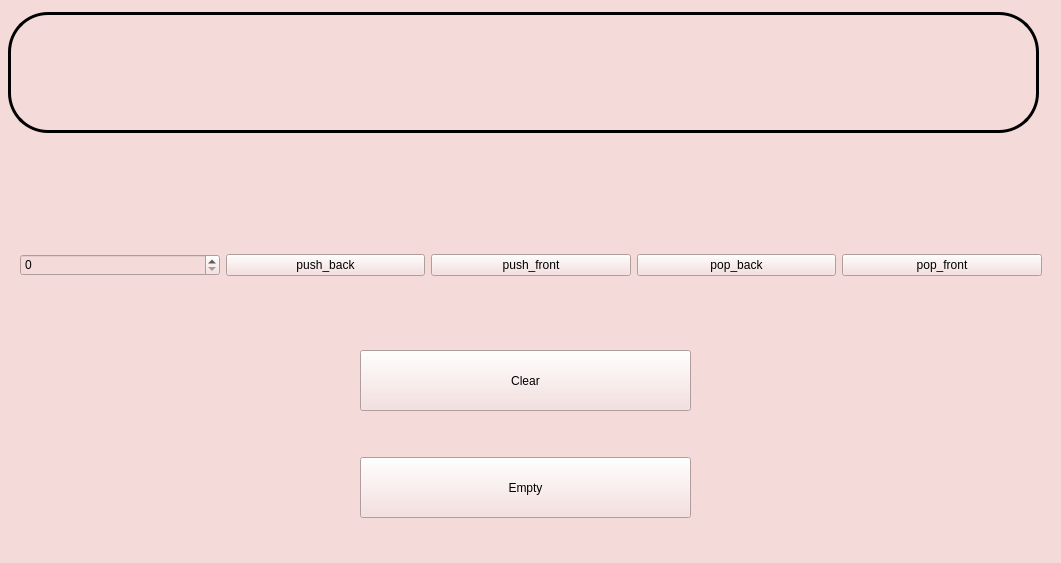
<?xml version="1.0" encoding="UTF-8"?>
<ui version="4.0">
 <class>MainWindow</class>
 <widget class="QMainWindow" name="MainWindow">
  <property name="geometry">
   <rect>
    <x>0</x>
    <y>0</y>
    <width>1061</width>
    <height>563</height>
   </rect>
  </property>
  <property name="windowTitle">
   <string>MainWindow</string>
  </property>
  <property name="styleSheet">
   <string notr="true">font: 300 italic 17pt &quot;Ubuntu&quot;;
background-color: rgb(245, 218, 218);
color: rgb(0, 0, 0);</string>
  </property>
  <widget class="QWidget" name="centralwidget">
   <widget class="QLabel" name="ln_ans">
    <property name="geometry">
     <rect>
      <x>8</x>
      <y>12</y>
      <width>1031</width>
      <height>121</height>
     </rect>
    </property>
    <property name="styleSheet">
     <string notr="true">border: 3px solid black;
border-radius: 40px;</string>
    </property>
    <property name="text">
     <string/>
    </property>
   </widget>
   <widget class="QWidget" name="layoutWidget">
    <property name="geometry">
     <rect>
      <x>20</x>
      <y>230</y>
      <width>1022</width>
      <height>71</height>
     </rect>
    </property>
    <layout class="QHBoxLayout" name="horizontalLayout">
     <item>
      <widget class="QSpinBox" name="spb_val"/>
     </item>
     <item>
      <widget class="QPushButton" name="bnt_push_back">
       <property name="text">
        <string>push_back</string>
       </property>
      </widget>
     </item>
     <item>
      <widget class="QPushButton" name="bnt_push_front">
       <property name="text">
        <string>push_front</string>
       </property>
      </widget>
     </item>
     <item>
      <widget class="QPushButton" name="bnt_pop_back">
       <property name="text">
        <string>pop_back</string>
       </property>
      </widget>
     </item>
     <item>
      <widget class="QPushButton" name="bnt_pop_front">
       <property name="text">
        <string>pop_front</string>
       </property>
      </widget>
     </item>
    </layout>
   </widget>
   <widget class="QPushButton" name="pushButton">
    <property name="geometry">
     <rect>
      <x>360</x>
      <y>457</y>
      <width>331</width>
      <height>61</height>
     </rect>
    </property>
    <property name="text">
     <string>Empty</string>
    </property>
   </widget>
   <widget class="QPushButton" name="pushButton_2">
    <property name="geometry">
     <rect>
      <x>360</x>
      <y>350</y>
      <width>331</width>
      <height>61</height>
     </rect>
    </property>
    <property name="text">
     <string>Clear</string>
    </property>
   </widget>
  </widget>
 </widget>
 <resources/>
 <connections/>
</ui>
